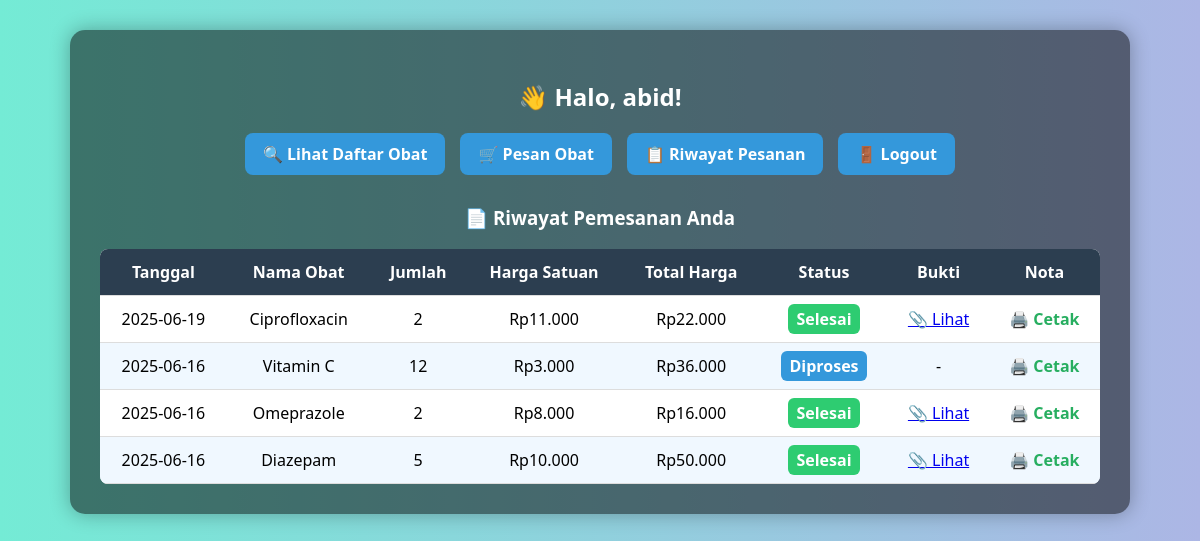
/pelanggan/index.php (signed in), run on the app's committed database.
### tables this page shows
CREATE TABLE `pemesanan` (
  `id` int(11) NOT NULL,
  `id_user` int(11) NOT NULL,
  `id_obat` int(11) NOT NULL,
  `jumlah` int(11) NOT NULL,
  `tanggal` date NOT NULL,
  `bukti_pembayaran` varchar(255) DEFAULT NULL,
  `status` enum('Menunggu','Diproses','Selesai','Ditolak') DEFAULT 'Menunggu',
  `notifikasi_dibaca` tinyint(1) NOT NULL DEFAULT 0,
  `total_harga` decimal(10,2) NOT NULL DEFAULT 0.00
);

CREATE TABLE `obat` (
  `id_obat` int(11) NOT NULL,
  `nama_obat` varchar(100) NOT NULL,
  `kategori` varchar(50) DEFAULT NULL,
  `satuan` varchar(20) DEFAULT NULL,
  `harga` int(11) DEFAULT NULL,
  `deskripsi` text DEFAULT NULL,
  `stok` int(11) NOT NULL DEFAULT 0,
  `tgl_kadaluarsa` date NOT NULL,
  `kadaluarsa` date DEFAULT NULL
);

### pelanggan/index.php (the view, shortened to what this page needs)
<?php
include '../config/db.php';
$user_id = $_SESSION['user_id'];
$username = $_SESSION['username'];
$result = $conn->query("
    SELECT p.id, p.tanggal, o.nama_obat, p.jumlah, o.harga, (p.jumlah * o.harga) AS total,
           p.bukti_pembayaran, p.status
    FROM pemesanan p
    JOIN obat o ON p.id_obat = o.id_obat
    WHERE p.id_user = $user_id
    ORDER BY p.tanggal DESC
");
?>
<!DOCTYPE html>
<html lang="id">
<head>
</head>
<body>
    <div class="container">
        <h2>👋 Halo, <?= htmlspecialchars($username) ?>!</h2>
        <div class="nav-buttons">
            <a href="lihat_obat.php">🔍 Lihat Daftar Obat</a>
            <a href="pesan.php">🛒 Pesan Obat</a>
            <a href="riwayat_pesanan.php">📋 Riwayat Pesanan</a>
            <a href="../auth/logout.php">🚪 Logout</a>
        </div>
        <h3>📄 Riwayat Pemesanan Anda</h3>
        <table>
            <thead>
                <tr>
                    <th>Tanggal</th>
                    <th>Nama Obat</th>
                    <th>Jumlah</th>
                    <th>Harga Satuan</th>
                    <th>Total Harga</th>
                    <th>Status</th>
                    <th>Bukti</th>
                    <th>Nota</th>
                </tr>
            </thead>
            <tbody>
                <?php if ($result->num_rows > 0): ?>
                    <?php while ($row = $result->fetch_assoc()): ?>
                        <tr>
                            <td><?= $row['tanggal'] ?></td>
                            <td><?= htmlspecialchars($row['nama_obat']) ?></td>
                            <td><?= $row['jumlah'] ?></td>
                            <td>Rp<?= number_format($row['harga'], 0, ',', '.') ?></td>
                            <td>Rp<?= number_format($row['total'], 0, ',', '.') ?></td>
                            <td><span class="status <?= $row['status'] ?>"><?= $row['status'] ?></span></td>
                            <td>
                                <?php if ($row['bukti_pembayaran']): ?>
                                    <a href="../uploads/<?= $row['bukti_pembayaran'] ?>" target="_blank">📎 Lihat</a>
                                <?php else: ?> - <?php endif; ?>
                            </td>
                            <td>
                                <a class="nota-link" href="nota.php?id=<?= $row['id'] ?>" target="_blank">🖨️ Cetak</a>
                            </td>
                        </tr>
                    <?php endwhile; ?>
                <?php else: ?>
                    <tr>
                        <td colspan="8" class="empty">Belum ada pemesanan.</td>
                    </tr>
                <?php endif; ?>
            </tbody>
        </table>
    </div>
</body>
</html>

### pelanggan/index.php (style rules this page uses)
body { font-family: 'Segoe UI', sans-serif; background: linear-gradient(to right, #74ebd5, #ACB6E5); margin: 0; padding: 30px; color: #fff; }
.container { max-width: 1000px; margin: auto; background: rgba(0, 0, 0, 0.5); border-radius: 15px; padding: 30px; box-shadow: 0 0 20px rgba(0, 0, 0, 0.3); }
h2, h3 { text-align: center; }
.nav-buttons { display: flex; justify-content: center; gap: 15px; margin-bottom: 30px; }
.nav-buttons a { background: #3498db; color: white; padding: 10px 18px; border-radius: 8px; text-decoration: none; font-weight: bold; transition: background 0.3s; }
table { width: 100%; border-collapse: collapse; background: #fff; color: #000; border-radius: 8px; overflow: hidden; }
th, td { padding: 12px; text-align: center; border-bottom: 1px solid #ddd; }
th { background-color: #2c3e50; color: white; }
tr:nth-child(even) { background-color: #f0f8ff; }
.status { font-weight: bold; padding: 4px 8px; border-radius: 6px; }
.status.Diproses { background: #3498db; color: white; }
.status.Selesai { background: #2ecc71; color: white; }
.nota-link { text-decoration: none; color: #27ae60; font-weight: bold; }

### data on the page
pemesanan: tanggal "2025-06-19", id_obat.nama_obat "Ciprofloxacin", jumlah "2", id_obat.harga "11.000", total "22.000", status "Selesai"
pemesanan: tanggal "2025-06-16", id_obat.nama_obat "Vitamin C", jumlah "12", id_obat.harga "3.000", total "36.000", status "Diproses"
pemesanan: tanggal "2025-06-16", id_obat.nama_obat "Omeprazole", jumlah "2", id_obat.harga "8.000", total "16.000", status "Selesai"
pemesanan: tanggal "2025-06-16", id_obat.nama_obat "Diazepam", jumlah "5", id_obat.harga "10.000", total "50.000", status "Selesai"

### other printed values
$username "abid"
